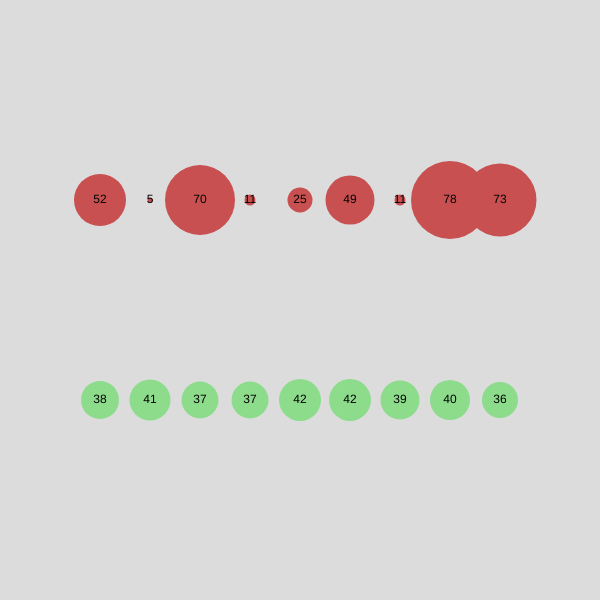
Frame 1 (no input)
Frame 60 (no input): identical to frame 1, image omitted
Frame 120 (the mouse pressed at the canvas centre since frame 60): identical to frame 1, image omitted

The p5.js sketch that drew this single still picture (run headless with seeded random() and noise() and a simulated clock; from frame 60 on, the mouse is pressed at the canvas centre):

// p5.js sketch
// ── sketch.js
// Random vs Noise
// Ethan Meachem
// 2/28/2025
//A look at different ways to use unpredictability in our programs

let mySeed;
let noiseTime;
let noiseStart =5;
let noisespeed = 0.1;

function setup() {
  createCanvas(600, 600);
  textAlign(CENTER, CENTER);
  mySeed = random(1000);
}

function draw() {
  noiseTime = noiseStart;
  randomSeed(mySeed);
  background(220);
  randomNumbers();
  noiseNumbers();
}

function noiseNumbers(){
  let x = 100;
  while(x <= 500){
    let randomNum = noise(noiseTime); //0-1
    randomNum = map(randomNum, 0, 1, 1, 100);
    randomNum = round(randomNum);

    fill(140, 220, 140);
    circle(x,400, randomNum);
    fill(0);
    text(randomNum, x, 400);
    x += 50;
    noiseTime += noisespeed;
  }
}



function randomNumbers(){
  //display a line of sevrral numbers generated with the random() function.
  let x = 100
  while(x <= 500){
    let randomNum = round(random(1,100));
    fill(200,80,80); noStroke();
    circle(x, 200, randomNum);
    fill(0);
    text(randomNum, x, 200);
    x+=50;
  }
}
